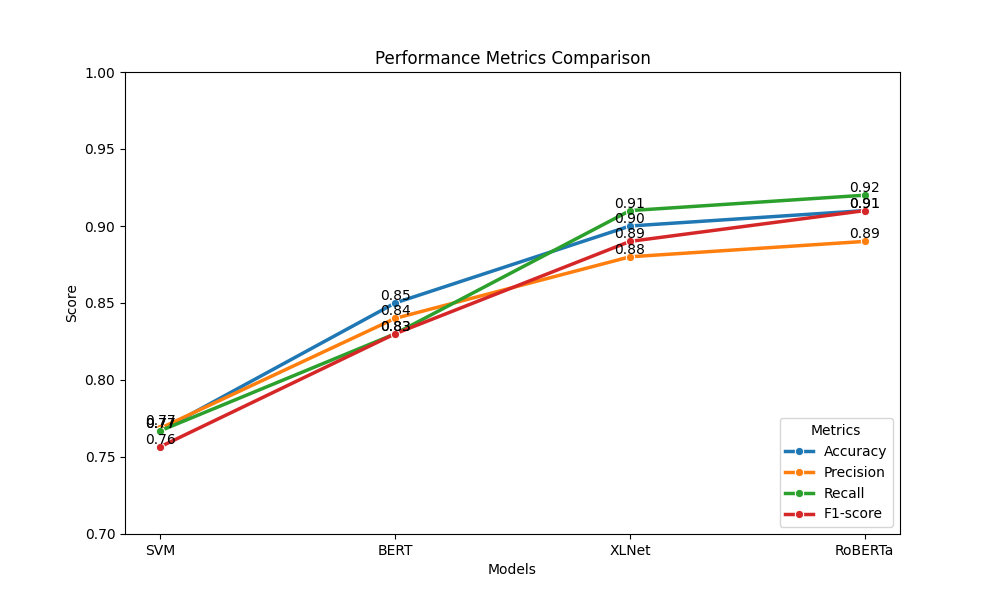

This figure's Python source:
import pandas as pd
import seaborn as sns
import matplotlib.pyplot as plt

# Performance metrics data for each model
performance_data = {
    'Model': ['SVM', 'BERT', 'XLNet', 'RoBERTa'],
    'Accuracy': [0.7670103092783506, 0.85, 0.90, 0.91],
    'Precision': [0.7686424278760001, 0.84, 0.88, 0.89],
    'Recall': [0.7670103092783506, 0.83, 0.91, 0.92],
    'F1-score': [0.7566496921593266, 0.83, 0.89, 0.91]
}

# Create a DataFrame from the input data
comparison_df = pd.DataFrame(performance_data)

# Set up the line plot
plt.figure(figsize=(10, 6))

# Plot lines for each performance metric
sns.lineplot(x='Model', y='Accuracy', data=comparison_df, marker='o', label='Accuracy', linewidth=2.5)
sns.lineplot(x='Model', y='Precision', data=comparison_df, marker='o', label='Precision', linewidth=2.5)
sns.lineplot(x='Model', y='Recall', data=comparison_df, marker='o', label='Recall', linewidth=2.5)
sns.lineplot(x='Model', y='F1-score', data=comparison_df, marker='o', label='F1-score', linewidth=2.5)

# Set plot limits and labels
plt.ylim(0.7, 1.0)  # Adjust the y-axis scale to focus on the range 0.7 to 1.0
plt.xlabel('Models')
plt.ylabel('Score')
plt.title('Performance Metrics Comparison')
plt.legend(title='Metrics', fontsize='medium', loc='lower right')  # Adjust the position of the legend to lower right

# Add value labels above each point
for i in range(len(comparison_df)):
    for metric in ['Accuracy', 'Precision', 'Recall', 'F1-score']:
        value = comparison_df.loc[i, metric]
        plt.text(i, value, f"{value:.2f}", ha='center', va='bottom', fontsize=10)

# Save the plot
plt.savefig('performance_metrics_comparison.png')
plt.show()
